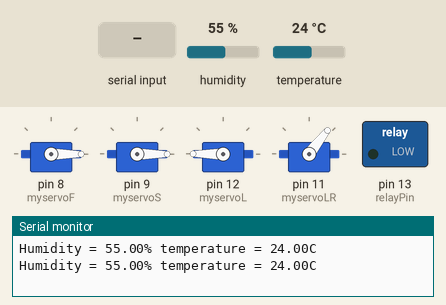
A sketch run on a simulated Arduino Uno, built with avr-gcc and run on an emulated ATmega328P. Parts: 4 × servo, switched loads named in the sketch (green lamp = pin HIGH), the last lines printed to the serial monitor. Dashed ring = blinking. Inputs (shaded band) come from the test bench; at power-on: humidity 55 %, temperature 24 °C.

Above: at 4.2 s.
4.3 s: "1\n" received over Serial
At 7.7 s:
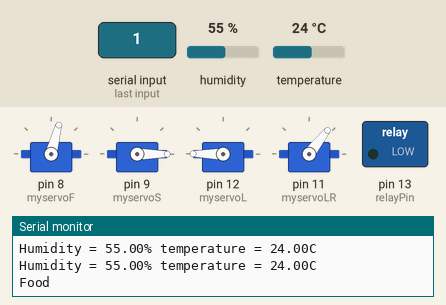
8.0 s: humidity set to 62 %
11.5 s: humidity set to 65 %
15.7 s: byte 50 ('2') received over Serial
At 16.6 s:
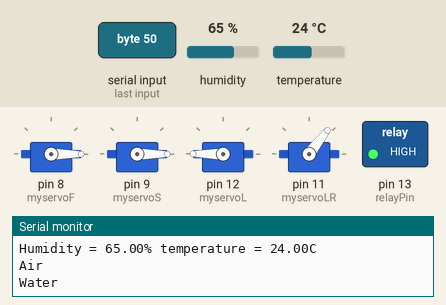
19.8 s: byte 51 ('3') received over Serial
At 25.0 s:
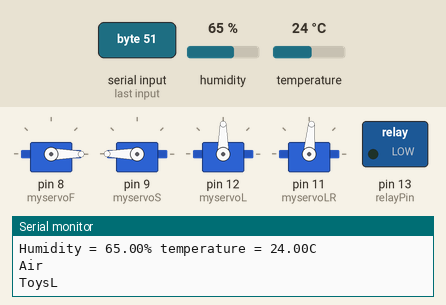
30.3 s: byte 52 ('4') received over Serial
At 35.3 s:
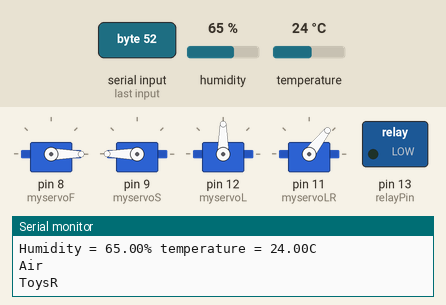
Timing chart, 0 to 37.2 s (numbered marks = the images above; inputs shaded):
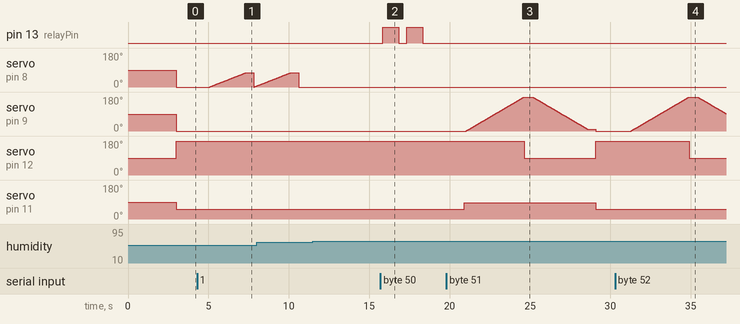

The sketch:

WiFiCar.ino
```cpp
#include "SoftwareSerial.h"
#include <Servo.h>
#include <IRremote.h>
#include <dht.h>
#define dht_dpin 4
Servo myservoF;
Servo myservoL;
Servo myservoS;
Servo myservoLR;
SoftwareSerial esp(6, 7);
IRsend irsend;
int pos = 0;
int relayPin = 13;
int i = 0;
dht DHT;

void setup()
{
  esp.begin(9600);
  Serial.begin(9600);
  myservoF.attach(8);
  myservoS.attach(9);
  myservoL.attach(12);
  myservoLR.attach(11);
  pinMode(relayPin, OUTPUT);
  delay(3000);
}
void loop ()
{
 myservoF.write(0);
 myservoS.write(0);
 myservoL.write(180);
 myservoLR.write(52);


  DHT.read11(dht_dpin);
  Serial.print("Humidity = ");
  Serial.print(DHT.humidity);
  Serial.print("% ");
  Serial.print("temperature = ");
  Serial.print(DHT.temperature);
  Serial.println("C ");
  delay(1000);
  if(DHT.humidity>63.00||DHT.temperature>=30.00){
    air();
  }
 if (Serial.available() > 0) {
   i = Serial.read();
   switch(i){
    case '1':
      food();
      break;
    case '2':
      water();
      break;
    case '3':
      toysL();
      break;
    case '4':
      toysR();
      break;
    case '5':
      air();
      break;
    default:
      break;
   }
 }


String line=readLine();
 statemsgsreach(line);

}

void statemsgsreach(String msg)
{
  int msgint = msg.indexOf("carstate=")+9;
  if(msgint!=8)
    msg = msg.substring(msgint,msgint+1);
  carcontrol(msg);
}
void carcontrol(String meg)
{
  if(meg.length()==1)
  {
    Serial.println(meg);
    if( meg=="f" )
      food();
    else if( meg=="w" )
      water();
    else if(meg=="L")
      toysL();
    else if(meg=="R")
      toysR();
    else if(meg=="a")
      air();

  }
}
String readLine(){
  String lineString="";
  int chartemp = 0;
  while(esp.available())
  {
    char inChar = esp.read();
    lineString=lineString+String(inChar);
    if(inChar=='\n')
    {
        break;
    }
  }
  return lineString;
}
void food()
{
  Serial.println("Food");
  for (pos = 0; pos <= 75; pos += 1){
    myservoF.write(pos);   //使用write，傳入角度，從0度到180度
    delay(30);
  }
  delay(500);
  for (pos = 0; pos <= 75; pos += 1){
    myservoF.write(pos);   //使用write，傳入角度，從0度到180度
    delay(30);
  }
  delay(500);

}
void water()
{
  Serial.println("Water");
  digitalWrite(relayPin, HIGH);
  delay(1000);
  digitalWrite(relayPin, LOW);
  delay(500);
  digitalWrite(relayPin, HIGH);
  delay(1000);
  digitalWrite(relayPin, LOW);
  delay(500);

}
void toysL()
{

  Serial.println("ToysL");

  myservoLR.write(85);
  myservoL.write(180);
  delay(100);
  for (pos = 0; pos <= 180; pos += 1){
    myservoS.write(pos);   //使用write，傳入角度，從0度到180度
    delay(20);
  }
  myservoL.write(90);
  delay(500);

  for (pos = 180; pos >= 10; pos -= 1){
    myservoS.write(pos);   //使用write，傳入角度，從0度到180度
    delay(20);
  }
  delay(500);


}
void toysR()
{

  Serial.println("ToysR");

  myservoLR.write(52);
  myservoL.write(180);
  delay(100);
  for (pos = 0; pos <= 180; pos += 1){
    myservoS.write(pos);   //使用write，傳入角度，從0度到180度
    delay(20);
  }
  myservoL.write(90);
  delay(500);

  for (pos = 180; pos >= 10; pos -= 1){
    myservoS.write(pos);   //使用write，傳入角度，從0度到180度
    delay(20);
  }
  delay(500);


}
void air()
{
  Serial.println("Air");
  int khz = 38; // 38kHz carrier frequency for the NEC protocol
  unsigned int irSignal[] = {3350,3350, 450,1250, 450,400, 450,1250, 450,1250, 450,400, 450,400, 450,1250, 450,400, 450,1250, 450,400, 450,1250, 400,450, 450,1250, 400,1300, 400,1250, 450,400, 450,400, 450,1250, 450,400, 450,400, 450,1250, 450,1250, 450,400, 450,1250, 450,400, 450,1250, 450,400, 450,1250, 450,400, 450,400, 450,400, 450,1250, 450,1250, 450,1250, 450,1200, 450,1250, 450,400, 450,400, 450,400, 450,450, 450,400, 450,1250, 400,1250, 450,450, 400,450, 400,1250, 450,450, 400,450, 450,1200, 450,1250, 450,1250, 450,400, 450,400, 450,1250, 450,400, 450,400, 450,400, 450,400, 450,400, 450,450, 400,450, 450,400, 450,400, 450,400, 450,400, 450,400, 450,400, 450,400, 450,400, 450,450, 400,400, 450,400, 450,400, 450,400, 450,400, 450,450, 450,400, 450,400, 450,400, 450,400, 450,400, 450,400, 450,400, 450,400, 450,400, 450,400, 450,400, 450,450, 400,450, 400,450, 400,450, 400,1300, 400,450, 400,450, 450,400, 450,400, 450,1250, 450,400, 450,400, 450,1250, 450,1200, 450,450, 400,450, 400,450, 450}; //AnalysIR Batch Export (IRremote) - RAW

  irsend.sendRaw(irSignal, sizeof(irSignal) / sizeof(irSignal[0]), khz); //Note the approach used to automatically calculate the size of the array.

  delay(1000);

}
```

Measured:
- after the input at 15.7 s, pin 13 (relayPin): alternates HIGH for 1.0 s and LOW for 0.50 s, starting after 0.13 s
- after the input at 19.8 s, servo on pin 9 (myservoS): rises from 0° to 180° in 3.6 s, then falls to 0° in 4.5 s; servo on pin 12 (myservoL): 180° → 90° after 4.9 s, → 180° 4.4 s later; servo on pin 11 (myservoLR): 52° → 85° after 1.1 s, → 52° 8.2 s later
- after the input at 30.3 s, servo on pin 9 (myservoS): rises from 0° to 180° in 3.6 s, then falls to 92° in 2.3 s; servo on pin 12 (myservoL): 180° → 90° after 4.6 s
